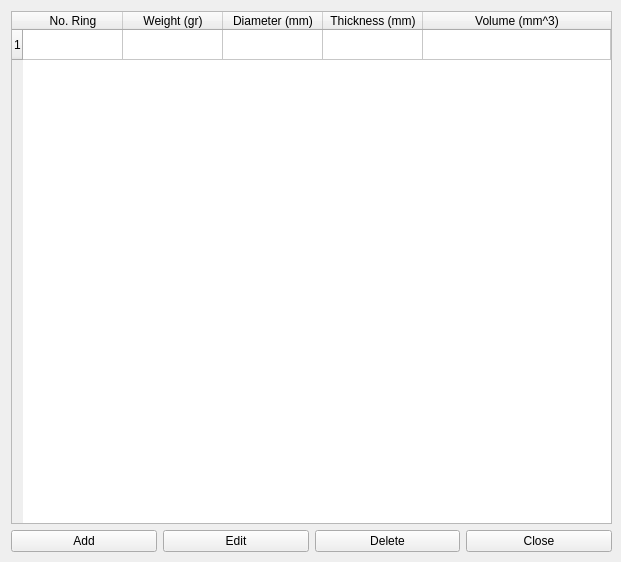
<?xml version="1.0" encoding="UTF-8"?>
<ui version="4.0">
 <class>DBRingConsolidation</class>
 <widget class="QWidget" name="DBRingConsolidation">
  <property name="enabled">
   <bool>true</bool>
  </property>
  <property name="geometry">
   <rect>
    <x>0</x>
    <y>0</y>
    <width>621</width>
    <height>562</height>
   </rect>
  </property>
  <property name="windowTitle">
   <string>DB Ring Consolidation</string>
  </property>
  <widget class="QWidget" name="layoutWidget">
   <property name="geometry">
    <rect>
     <x>11</x>
     <y>11</y>
     <width>601</width>
     <height>541</height>
    </rect>
   </property>
   <layout class="QGridLayout" name="gridLayout_2">
    <item row="0" column="0">
     <widget class="QTableWidget" name="tableWidget">
      <property name="sizePolicy">
       <sizepolicy hsizetype="Expanding" vsizetype="Expanding">
        <horstretch>2</horstretch>
        <verstretch>0</verstretch>
       </sizepolicy>
      </property>
      <property name="rowCount">
       <number>1</number>
      </property>
      <property name="columnCount">
       <number>5</number>
      </property>
      <attribute name="horizontalHeaderCascadingSectionResizes">
       <bool>true</bool>
      </attribute>
      <attribute name="horizontalHeaderStretchLastSection">
       <bool>true</bool>
      </attribute>
      <row/>
      <column>
       <property name="text">
        <string>No. Ring</string>
       </property>
      </column>
      <column>
       <property name="text">
        <string>Weight (gr)</string>
       </property>
      </column>
      <column>
       <property name="text">
        <string>Diameter (mm)</string>
       </property>
      </column>
      <column>
       <property name="text">
        <string>Thickness (mm)</string>
       </property>
      </column>
      <column>
       <property name="text">
        <string>Volume (mm^3)</string>
       </property>
      </column>
     </widget>
    </item>
    <item row="1" column="0">
     <layout class="QGridLayout" name="gridLayout">
      <item row="0" column="3">
       <widget class="QPushButton" name="pushButtonClose">
        <property name="text">
         <string>Close</string>
        </property>
       </widget>
      </item>
      <item row="0" column="0">
       <widget class="QPushButton" name="pushButtonAdd">
        <property name="text">
         <string>Add</string>
        </property>
       </widget>
      </item>
      <item row="0" column="1">
       <widget class="QPushButton" name="pushButtonUpdate">
        <property name="text">
         <string>Edit</string>
        </property>
       </widget>
      </item>
      <item row="0" column="2">
       <widget class="QPushButton" name="pushButtonDelete">
        <property name="text">
         <string>Delete</string>
        </property>
       </widget>
      </item>
     </layout>
    </item>
   </layout>
  </widget>
 </widget>
 <resources/>
 <connections>
  <connection>
   <sender>pushButtonClose</sender>
   <signal>clicked()</signal>
   <receiver>DBRingConsolidation</receiver>
   <slot>close()</slot>
   <hints>
    <hint type="sourcelabel">
     <x>356</x>
     <y>445</y>
    </hint>
    <hint type="destinationlabel">
     <x>207</x>
     <y>233</y>
    </hint>
   </hints>
  </connection>
 </connections>
</ui>
